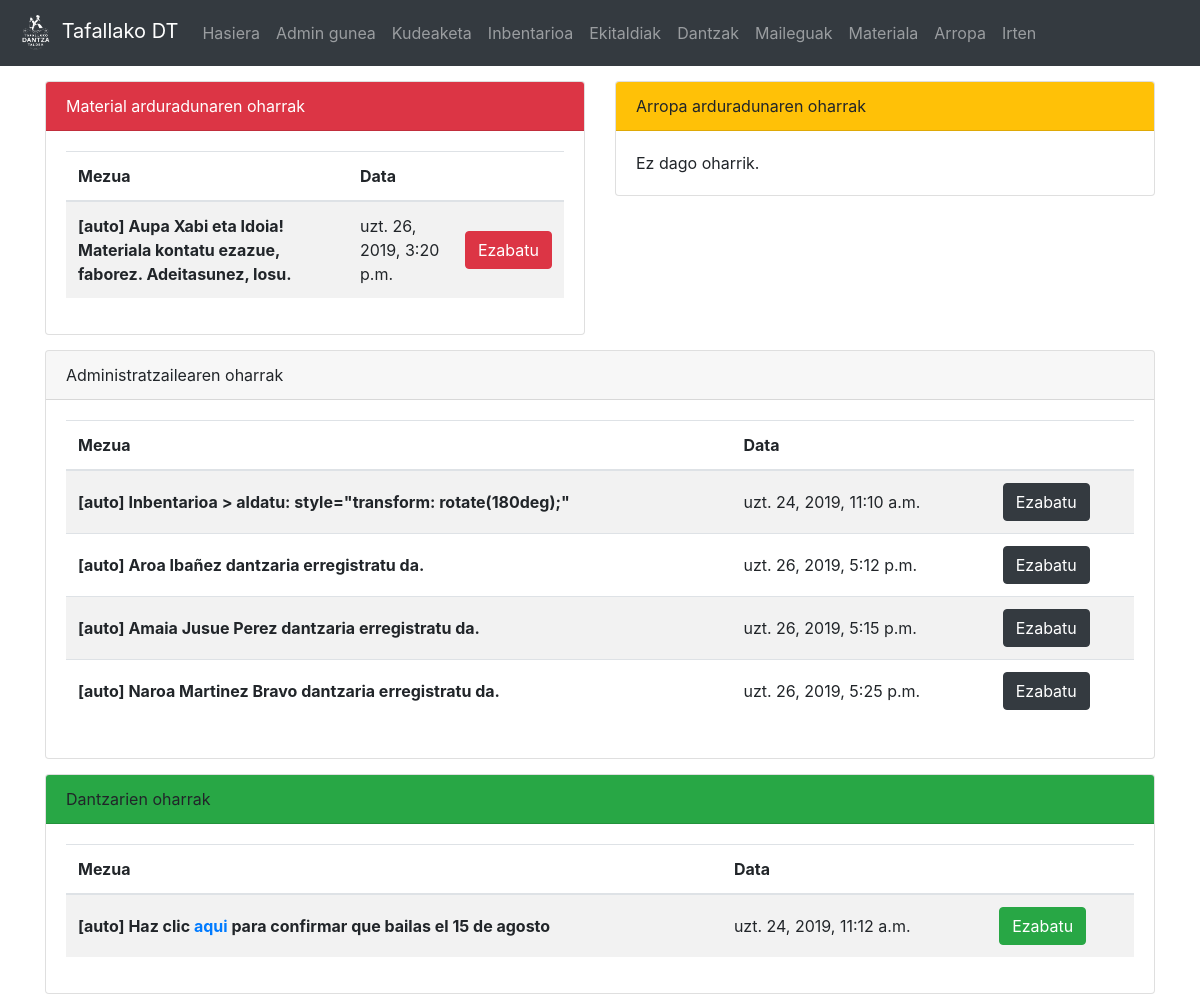
Before: / (signed in) with the older database file.
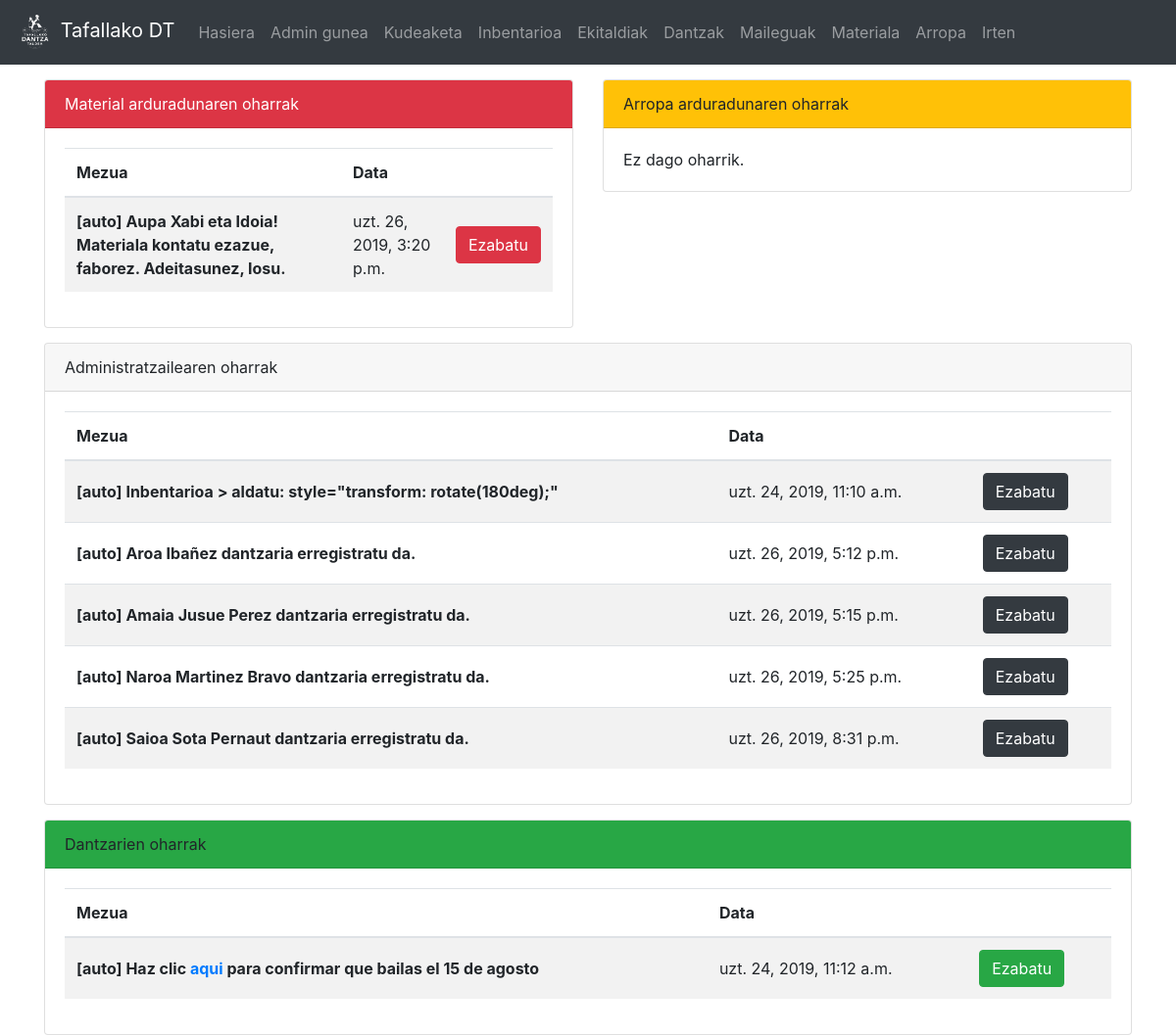
After: the same page with the newer database file.
### dantza/models.py (models this page shows, shortened)
class Oharra(models.Model):
	mezua = models.CharField(max_length=200)
	igorlea = models.CharField(max_length=100, default="auto")
	hartzailea = models.CharField(max_length=10, choices = HARTZAILEA)
	data = models.DateTimeField('Oharraren data')
	def __str__(self):
		return "[" + self.igorlea + "] " + self.mezua

### dantza/views.py (the view)
# urls.py: path('', views.index, name = 'index'),
def index(request):
	if 'd' in request.GET:
		delete = request.GET['id']
		Oharra.objects.get(pk=delete).delete()
		return HttpResponseRedirect('/')
	if request.user.is_authenticated:
		if Dantzaria.objects.filter(user=request.user).exists():
			d = Dantzaria.objects.get(user=request.user)
			o_list = Oharra.objects.all()
			return render(request,'dantza/index.html', {'mezuak':o_list})
		else:
			return render(request,'dantza/index.html', {'err':'Ez duzu erregistroa amaitu, sakatu <a href="/signup_end">hemen</a> amaitzeko'})
	return render(request,'dantza/index.html', {})

### dantza/templatetags/auth_extras.py (called while the page is built)
@register.filter(name='has_group')
def has_group(user, group_name):
    return user.groups.filter(name=group_name).exists()

@register.filter(name='messages_for')
def message_for(list,p):
	return list.filter(hartzailea=p)

### templates/dantza/index.html (shortened to what the changed rows need)
{% extends "dantza/base.html" %}
{% block edukia %}
<div class="container">
{% if request.user.is_authenticated %}
	{% load auth_extras %}
	<div class="row">
		{% if request.user|has_group:"material_arduradunak" %}
			<div class="col" style="margin-top: 15px">
				<div class="card">
					<div class="card-body">
						{% if mezuak and mezuak|messages_for:'MA' %}
							<div class="table-responsive">
								<table class="table table-hover table-striped">
								  <thead>
									<tr>
									  <th scope="col">Mezua</th>
									  <th scope="col">Data</th>
									  <th scope="col"></th>
									</tr>
								  </thead>
								  <tbody>
									{% for m in mezuak|messages_for:'MA' %}
											<tr>
											  <th scope="row" style="vertical-align:middle;">{{ m }}</th>
											  <td style="vertical-align:middle;">{{ m.data }}</td>
											  <td style="vertical-align:middle;">
												  <a class="btn btn-danger" href="?d&id={{ m.pk }}">Ezabatu</a>
											  </td>
										  </tr>
									{% endfor %}
									</tbody>
								</table>
							</div>
						{% else %}
							Ez dago oharrik.
						{% endif %}
					</div>
				</div>
			</div>
		{% endif %}
		{% if request.user.is_superuser %}
			<div class="col-12" style="margin-top: 15px">
				<div class="card">
					<div class="card-body">
						{% if mezuak and mezuak|messages_for:'AD' %}
							<div class="table-responsive">
								<table class="table table-hover table-striped">
								  <thead>
									<tr>
									  <th scope="col">Mezua</th>
									  <th scope="col">Data</th>
									  <th scope="col"></th>
									</tr>
								  </thead>
								  <tbody>
									{% for m in mezuak|messages_for:'AD' %}
											<tr>
											  <th scope="row" style="vertical-align:middle;">{{ m | safe }}</th>
											  <td style="vertical-align:middle;">{{ m.data }}</td>
											  <td style="vertical-align:middle;">
												  <a class="btn btn-dark" href="?d&id={{ m.pk }}">Ezabatu</a>
											  </td>
										  </tr>
									{% endfor %}
									</tbody>
								</table>
							</div>
						{% else %}
							Ez dago oharrik.
						{% endif %}
					</div>
				</div>
			</div>
		{% endif %}
		<div class="col-12" style="margin-top: 15px">
			<div class="card">
				<div class="card-body">
					{% if mezuak and mezuak|messages_for:'DT' %}
						<div class="table-responsive">
							<table class="table table-hover table-striped">
							  <thead>
								<tr>
								  <th scope="col">Mezua</th>
								  <th scope="col">Data</th>
								  {% if request.user.is_superuser %}
								  	<th scope="col"></th>
								  {% endif %}
								</tr>
							  </thead>
							  <tbody>
								{% for m in mezuak|messages_for:'DT' %}
										<tr>
										  <th scope="row" style="vertical-align:middle;">{{ m | safe }}</th>
										  <td style="vertical-align:middle;">{{ m.data }}</td>
										  {% if request.user.is_superuser %}
										  <td style="vertical-align:middle;">
											  <a class="btn btn-success" href="?d&id={{ m.pk }}">Ezabatu</a>
										  </td>
										  {% endif %}
									  </tr>
								{% endfor %}
								</tbody>
							</table>
						</div>
					{% else %}
						Ez dago oharrik.
					{% endif %}
				</div>
			</div>
		</div>
	</div>
{% endif %}
</div>
{% endblock edukia %}

Changed rows visible on the page:
added Oharra: igorlea+mezua "[auto] Saioa Sota Pernaut dantzaria erregistratu da.", data "uzt. 26, 2019, 8:31 p.m."
